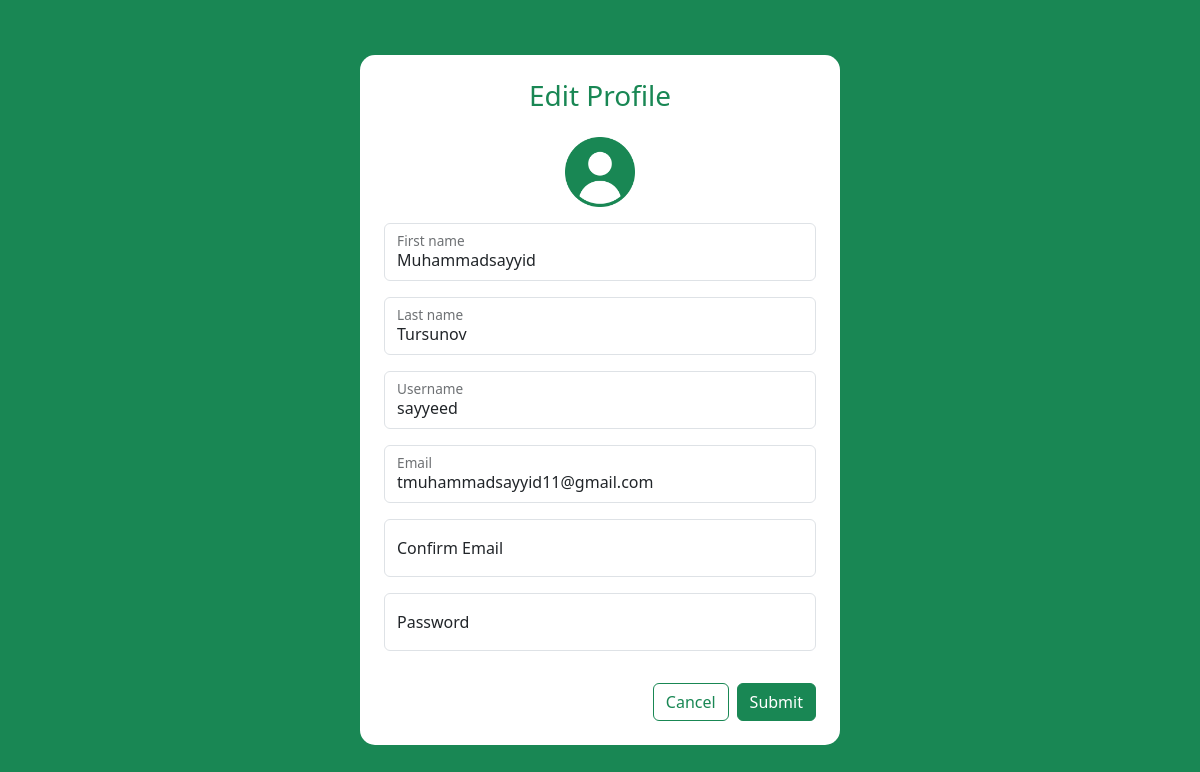
The app's page /edit-profile (signed in) with its own data.
### app.py (models this page shows)
class User(db.Model):
    id = db.Column(db.Integer, primary_key=True)
    fname = db.Column(db.String(), nullable=False)
    sname = db.Column(db.String(), nullable=False)
    uname = db.Column(db.String(), nullable=False, unique=True)
    email = db.Column(db.String(), nullable=False, unique=True)
    pswd = db.Column(db.String(), nullable=False)
    posts = db.relationship('Post', backref='author', lazy=True)
    followers = db.relationship(
        'Follow',
        foreign_keys='Follow.followed_id',
        backref='followed_user',
        lazy='dynamic'
    )
    followed = db.relationship(
        'Follow',
        foreign_keys='Follow.follower_id',
        backref='follower_user',
        lazy='dynamic'
    )

### app.py (the view)
@app.route('/edit-profile', methods=['GET', 'POST'])
def edit_profile():
    if 'user' in session:
        user = User.query.filter_by(id=session['user']).first()
        form = SignUpForm(obj=user)
        if form.validate_on_submit():
            user.fname = form.fname.data
            user.sname = form.sname.data
            user.uname = form.uname.data
            user.email = form.email.data
            user.pswd = form.pswd.data
            db.session.commit()
            return redirect(url_for('main'))
        else:
            form.fname.data = user.fname
            form.sname.data = user.sname
            form.uname.data = user.uname
            form.email.data = user.email
            form.pswd.data = user.pswd
            return render_template('editProfile.html', form=form)
    else:
        return redirect(url_for('sign_in'))

### app.py (shortened to what this page needs)
class SignUpForm(FlaskForm):
    fname = StringField('First name', validators=[DataRequired()])
    sname = StringField('Last name', validators=[DataRequired()])
    uname = StringField('Username', validators=[DataRequired()])
    email = EmailField('Email', validators=[DataRequired(), Email()])
    email_confirm = EmailField('Confirm Email', validators=[
        DataRequired(),
        EqualTo('email', message='Emails must match')
    ])
    pswd = PasswordField('Password', validators=[DataRequired()])
    submit = SubmitField()

### templates/editProfile.html (shortened to what this page needs)
{% extends 'index.html' %}
{% block content %}
    <div class="d-flex justify-content-center align-items-center w-100 vh-100 bg-success">
        <div class="bg-white p-4 d-flex flex-column" style="border-radius: 15px; width: 40%">
            <h3 class="text-center text-success">Edit Profile</h3>
            <div class="align-self-center m-3">
                <img style="width: 70px; height: 70px" src="{{ url_for('static',filename='assets/user.png') }}">
            </div>
            <form class="d-flex flex-column" method="POST">
                <div class="form-floating mb-3">
                    {{ form.fname(class="form-control", placeholder="First name") }}
                    <label for="fname">First name</label>
                </div>
                <div class="form-floating mb-3">
                    {{ form.sname(class="form-control", placeholder="Last name") }}
                    <label for="sname">Last name</label>
                </div>
                <div class="form-floating mb-3">
                    {{ form.uname(class="form-control", placeholder="Username") }}
                    <label for="uname">Username</label>
                </div>
                <div class="form-floating mb-3">
                    {{ form.email(class="form-control", placeholder="Email") }}
                    <label for="email">Email</label>
                </div>
                <div class="form-floating mb-3">
                    {{ form.email_confirm(class="form-control", placeholder="Confirm Email") }}
                    <label for="email_confirm">Confirm Email</label>
                </div>
                <div class="form-floating mb-3">
                    {{ form.pswd(class="form-control", placeholder="Password") }}
                    <label for="pswd">Password</label>
                </div>
                <div class="align-self-end d-flex gap-2">
                    <button onclick="window.location.href='/'" class="btn btn-outline-success w-100 mt-3">Cancel</button>
                    <button class="btn btn-success w-100 mt-3">Submit</button>
                </div>
            </form>
        </div>
    </div>
{% endblock %}

### static/style.css (style rules this page uses)
html { scroll-behavior: smooth; }

### records on screen
User: fname "Muhammadsayyid", sname "Tursunov", uname "sayyeed", email "tmuhammadsayyid11@gmail.com"
